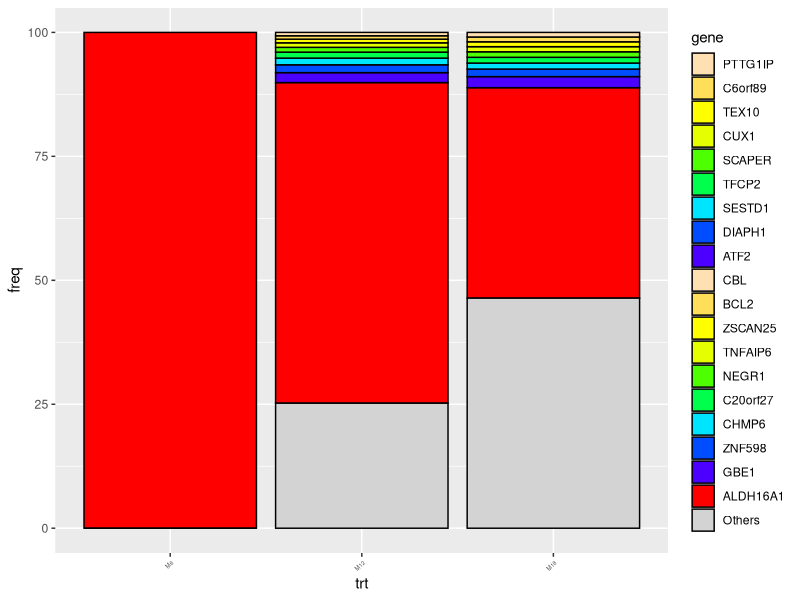

The R script that drew this image:
df <- read.csv(text=
                 "trt,gene,freq,cols
M6,ALDH16A1,100.0000000,red
M6,Others,0.0000000,lightgrey
M12,ALDH16A1,64.6638015,red
M12,GBE1,2.0074865,#4C00FF
M12,ZNF598,1.5832525,#004CFF
M12,CHMP6,1.3503397,#00E5FF
M12,C20orf27,1.2033828,#00FF4D
M12,NEGR1,0.9676972,#4DFF00
M12,TNFAIP6,0.9122418,#E6FF00
M12,ZSCAN25,0.7375572,#FFFF00
M12,BCL2,0.6848745,#FFDE59
M12,CBL,0.6765562,#FFE0B3
M12,Others,25.2128102,lightgrey
M18,ALDH16A1,42.4503581,red
M18,ATF2,2.2360682,#4C00FF
M18,DIAPH1,1.5256507,#004CFF
M18,SESTD1,1.2053805,#00E5FF
M18,TFCP2,1.1587958,#00FF4D
M18,SCAPER,1.1180341,#4DFF00
M18,CUX1,1.0306877,#E6FF00
M18,TEX10,0.9841030,#FFFF00
M18,C6orf89,0.9666337,#FFDE59
M18,PTTG1IP,0.9258720,#FFE0B3
M18,Others,46.3984161,lightgrey")

install.packages("tidyverse")

library(tidyverse)

df$trt <- factor(df$trt,levels=unique(as.character(df$trt)))
df$gene <- factor(df$gene,levels = unique(as.character(df$gene)))
# Reorder factor
df$gene <- forcats::fct_relevel(df$gene, "Others", after = 0)
df$gene <- forcats::fct_rev(df$gene)

# named vector of fill colors
cols <- select(df, gene, cols) %>% 
  distinct() %>% 
  deframe()

p <- ggplot(df, aes(x = trt, y = freq, fill = gene)) + 
  geom_bar(stat = "identity", color = "black") + 
  scale_fill_manual(values = cols) +
  theme(axis.text.x = element_text(angle = 45, hjust = 1,size = 4))
p
